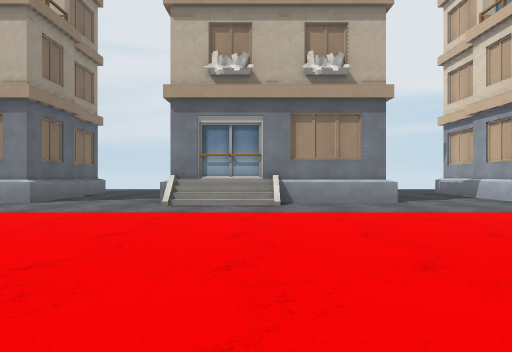
View 1 (above)

18 first-person views from a walk through a 3-D level made in the Unity game engine. The camera is 1.2 m above the floor, looks level and sees 70° across. The floor is counted in squares, 2 m on a side. Each view is taken from the middle of a square. On the plan, view 1 faces up. The plan holds only what a view shows up to about 10 squares ahead; the rest is blank. The place goes on beyond the plan. The player character is not drawn. Some animated figures are left out. Some surface patterns are stand-ins.

View 2
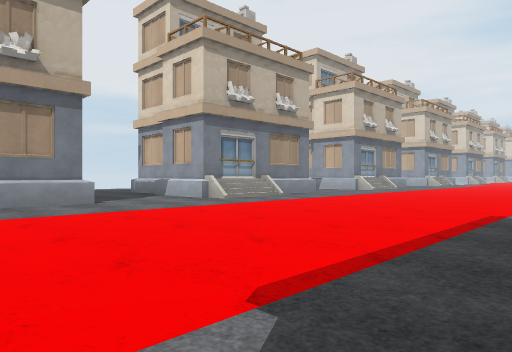

View 3
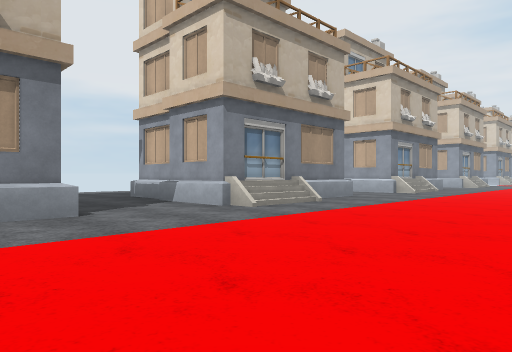

View 4
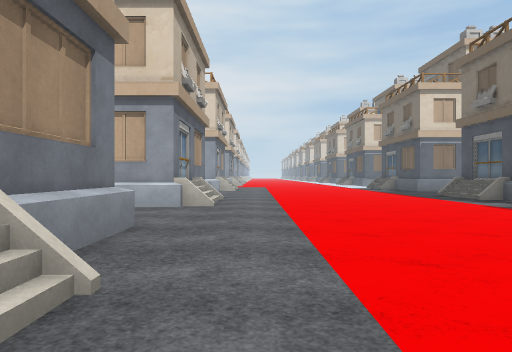

View 5
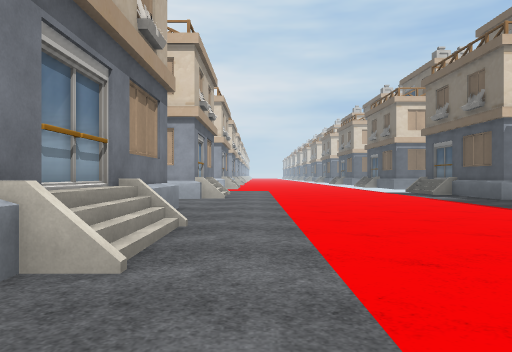

View 6
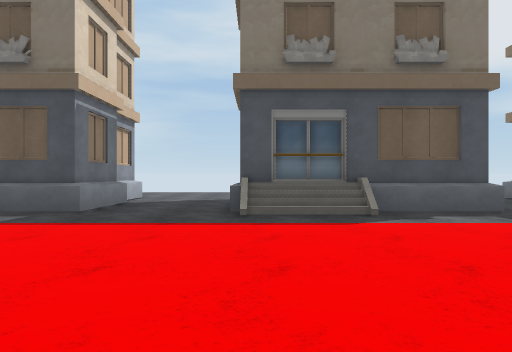

View 7
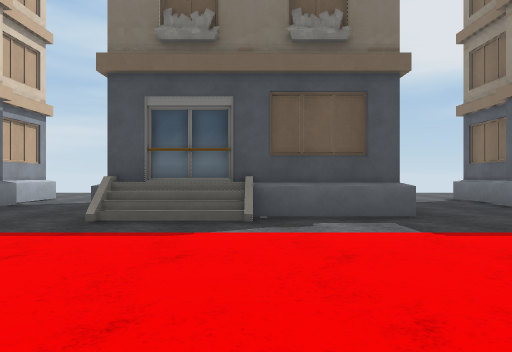

View 8
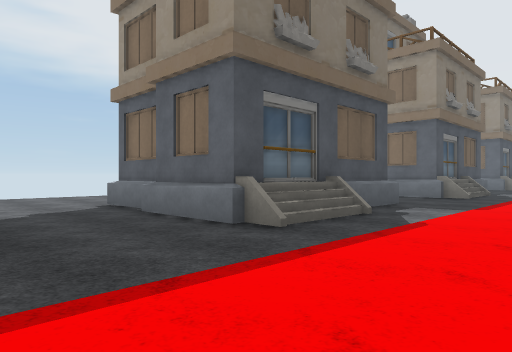

View 9
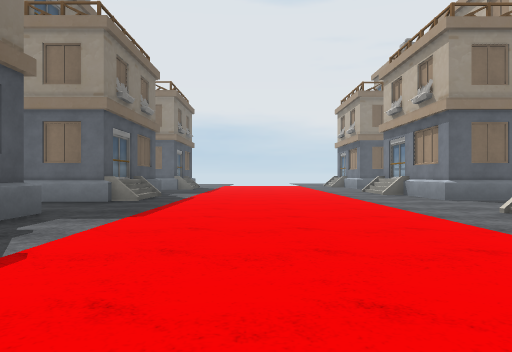

View 10
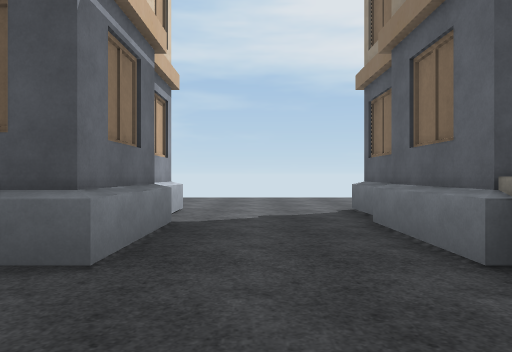

View 11
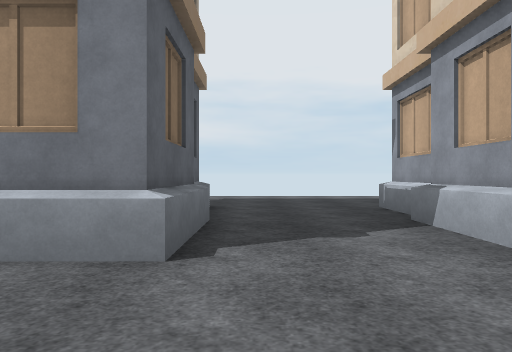

View 12
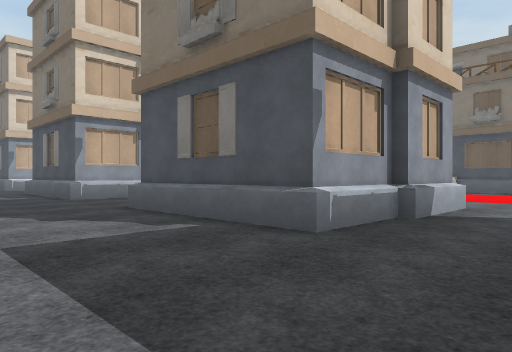

View 13
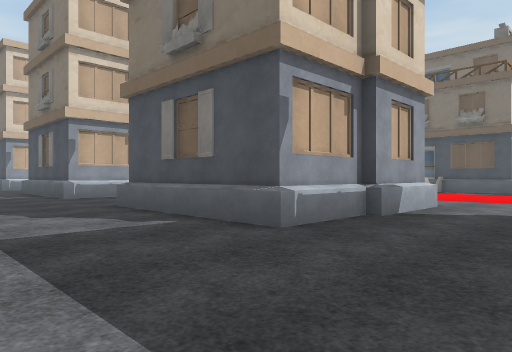

View 14
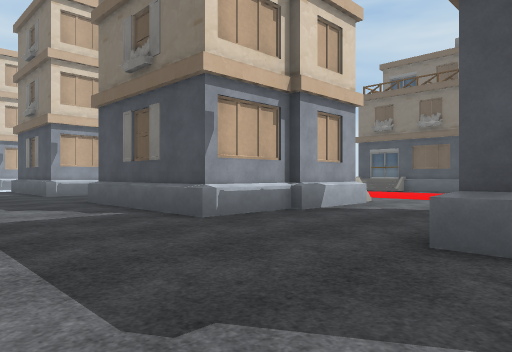

View 15
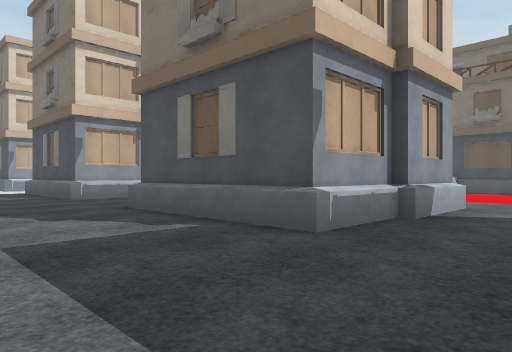

View 16
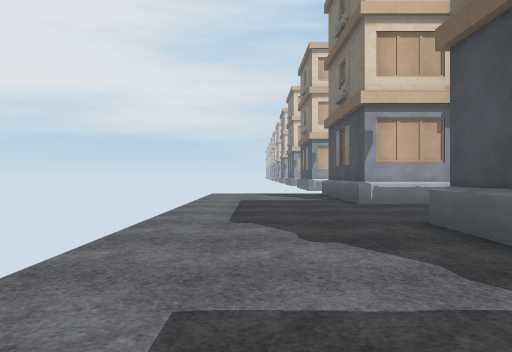

View 17
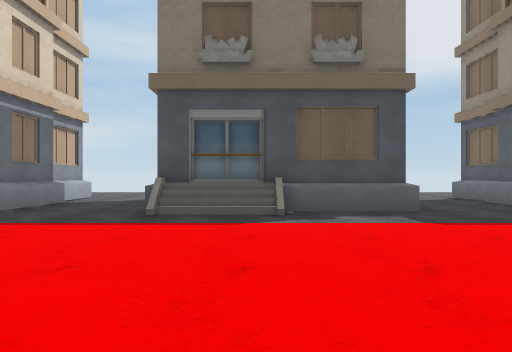

View 18
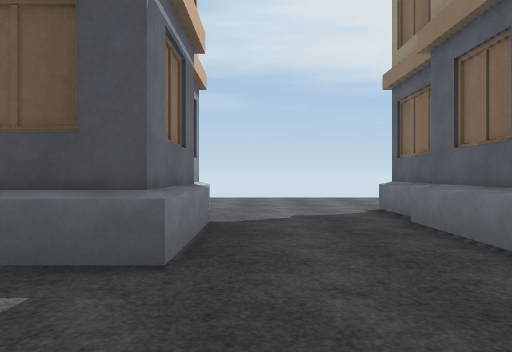

### Floor plan
Key: @ floor where view 1 was taken; # wall or solid block; . floor; / step, stairs or slope; B building.
Columns run from 6 left of view 1 to 22 right of it. Each row starts with its distance up from view 1.
 15  .....   ....  ..............
 14  ............................
 13  ............................
 12  ............................
 11  #...#    ..#    ...#    ..#
 10  #...#    ..#    ...#      B
  9 ##..B#   B..#    ..B#   B
  8 #B..#####B..####B..#####B..#
  7 .....//.....///.....//...../
  6 ............................
  5 ............................
  4 ............................
  3 ............................
  2 ............................
  1 ............................
  0 //....@//.....///.....//.....
 -1 ##..B#####..B####..B#####..B#
 -2  #..B   #B..    #..B#  #B..##
 -3  B...   #...    #...#  #...#
 -4  #...#  #...    #...#  #...#
 -5  ....    ...            ....
 -6  .....  ...            .....
 -7  .....  ...            .....
 -8  .....   ..            .....

Where each view was taken, in squares from view 1:
view 1: 0 up, 0 right, facing up
view 2: 0 up, 0 right, facing up-right
view 3: 2 up, 1 right, facing up-right
view 4: 6 up, 6 right, facing right
view 5: 6 up, 11 right, facing right
view 6: 6 up, 10 right, facing down
view 7: 5 up, 8 right, facing down
view 8: 3 up, 6 right, facing down-left
view 9: 3 up, 4 right, facing left
view 10: 2 up, 3 left, facing down
view 11: 5 up, 4 left, facing up
view 12: 15 up, 4 left, facing down-right
view 13: 15 up, 3 right, facing down-right
view 14: 15 up, 9 right, facing down-right
view 15: 15 up, 11 right, facing down-right
view 16: 14 up, 13 right, facing right
view 17: 6 up, 16 right, facing down
view 18: 2 up, 20 right, facing down
